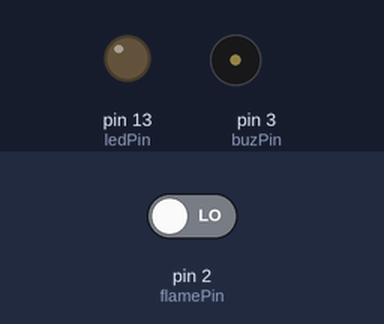
A sketch run on a simulated Arduino Uno, built with avr-gcc and run on an emulated ATmega328P. On the bench: output pins drawn as LEDs (lit = HIGH), buzzer (waves = sounding, pin HIGH). Inputs (shaded band) come from the test bench; at power-on: pin 2 (flamePin) LOW. What the sketch prints to the serial monitor is not drawn.

Above: at 1.8 s.
1.9 s: pin 2 (flamePin) driven HIGH
At 2.8 s:
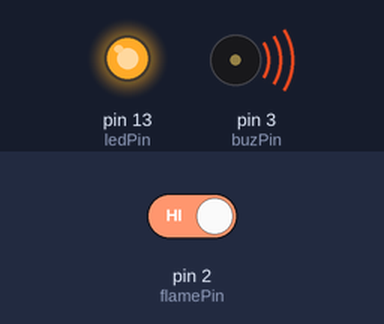
3.5 s: pin 2 (flamePin) driven LOW
At 4.0 s:
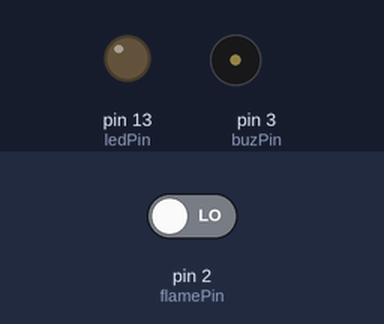
Timing chart, 0 to 6.5 s (numbered marks = the images above; inputs shaded):
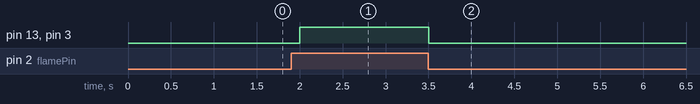

Measured:
- after the input at 1.9 s, pin 13 (ledPin), pin 3 (buzPin): LOW → HIGH after 0.10 s
- after the input at 3.5 s, pin 13 (ledPin), pin 3 (buzPin): HIGH → LOW at once

The sketch:

FlameSensor.ino
```cpp
int ledPin = 13;
int buzPin = 3;
int flamePin = 2;
int isFlame;
int delayTime = 500;

void setup() {
  pinMode(ledPin, OUTPUT);
  pinMode(buzPin, OUTPUT);
  pinMode(flamePin, INPUT);
  Serial.begin(9600);
}

void loop() {
  isFlame = digitalRead(flamePin);
  if (isFlame == HIGH) {
    digitalWrite(ledPin, HIGH);
    digitalWrite(buzPin, HIGH);
    Serial.println("🔥 Flame detected!!");
  } else {
    digitalWrite(ledPin, LOW);
    digitalWrite(buzPin, LOW);
    Serial.println("No flame");
  }

  delay(delayTime);
}
```
